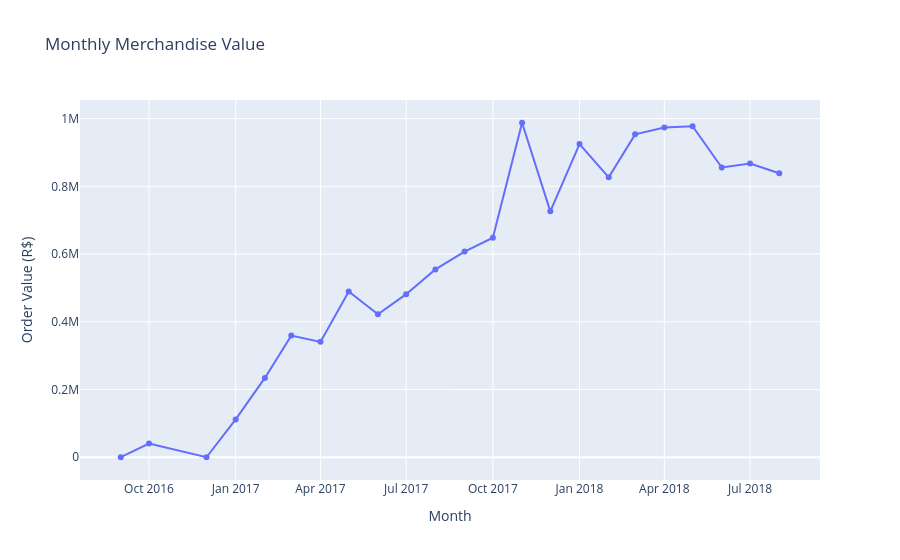

The code cell stored with this chart in its notebook:
### Code cell
fig = px.line(
    monthly_summary,
    x="purchase_year_month",
    y="order_value",
    markers=True,
    title="Monthly Merchandise Value"
)

fig.update_layout(
    xaxis_title="Month",
    yaxis_title="Order Value (R$)"
)

fig.show()

### Figure 1 — Plotly figure (JSON) as saved in the notebook; plotly's stock layout.template omitted (floating-point values rounded to 4 significant figures)
{"data": [{"hovertemplate": "purchase_year_month=%{x}<br>order_value=%{y}<extra></extra>", "legendgroup": "", "line": {"color": "#636efa", "dash": "solid"}, "marker": {"symbol": "circle"}, "mode": "lines+markers", "name": "", "orientation": "v", "showlegend": false, "type": "scatter", "x": ["2016-09", "2016-10", "2016-12", "2017-01", "2017-02", "2017-03", "2017-04", "2017-05", "2017-06", "2017-07", "2017-08", "2017-09", "2017-10", "2017-11", "2017-12", "2018-01", "2018-02", "2018-03", "2018-04", "2018-05", "2018-06", "2018-07", "2018-08"], "xaxis": "x", "y": [135.0, 40330.0, 10.9, 111800.0, 234200.0, 359200.0, 340700.0, 489200.0, 421900.0, 481600.0, 554700.0, 607400.0, 648200.0, 987600.0, 726000.0, 924600.0, 826400.0, 953400.0, 973500.0, 977500.0, 855600.0, 867500.0, 838600.0], "yaxis": "y"}], "layout": {"legend": {"tracegroupgap": 0}, "title": {"text": "Monthly Merchandise Value"}, "xaxis": {"anchor": "y", "domain": [0, 1], "title": {"text": "Month"}}, "yaxis": {"anchor": "x", "domain": [0, 1], "title": {"text": "Order Value (R$)"}}}}
